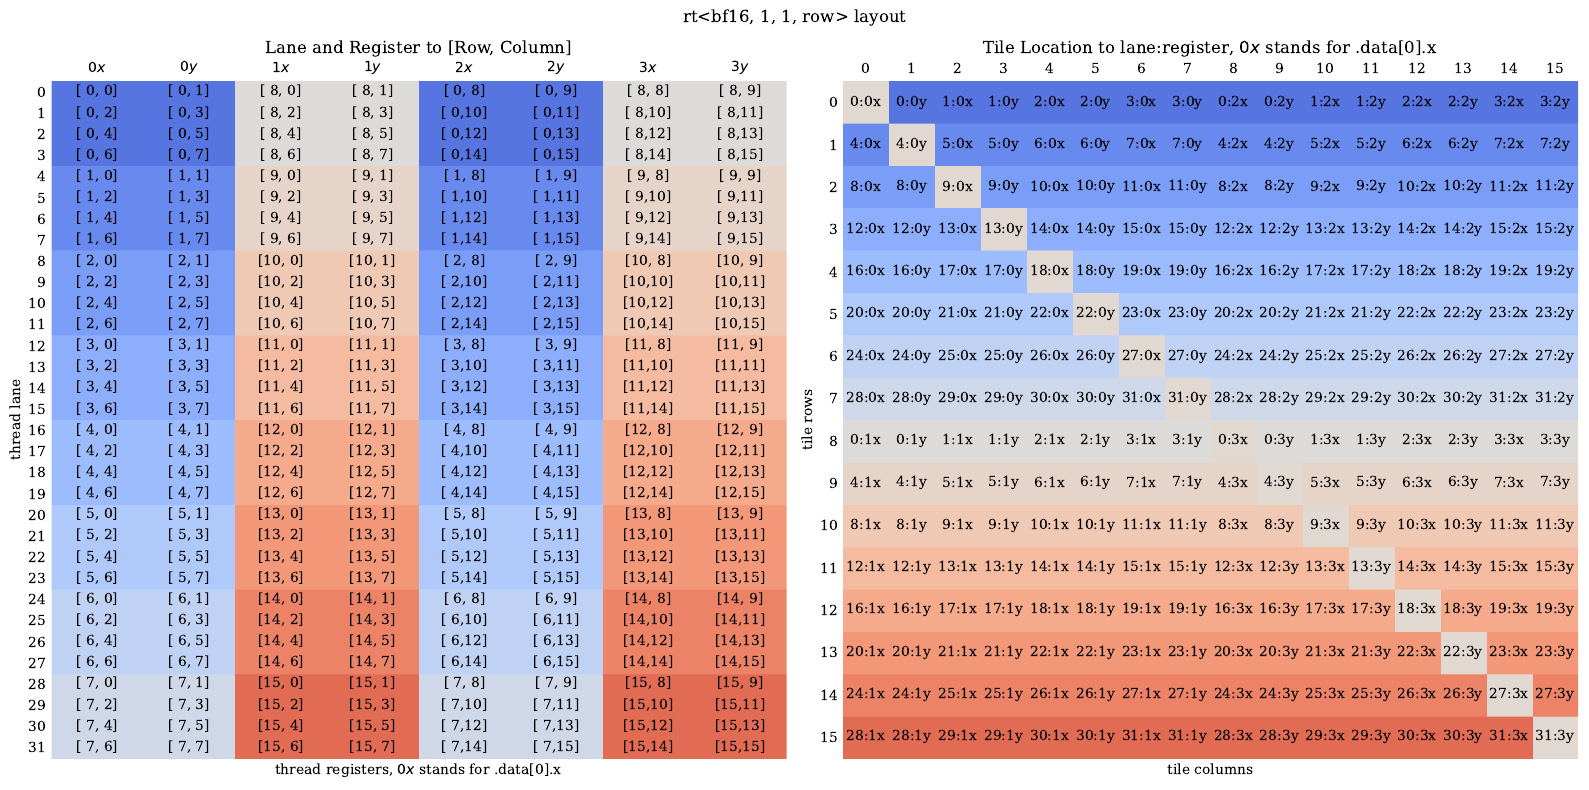

Python code for this plot:

#%%

import numpy as np
import matplotlib.pyplot as plt

def tileprint(K, name='K'):
    "format matches tileprint in tk code"
    assert K.shape == (16, 16)
    for laneid in range(32):
        row_top = laneid // 4
        row_bottom = row_top + 8
        col_left = laneid % 4 * 2
        col_right = col_left + 8

        def fmt(r,c,tag):
            odd = "y" in tag
            if odd: # do not print r for odd rows because cuda printf silently runs out of function arguments
                return f"{name}[,{c:02}] {tag}={K[r,c]: .3f}"
            else:
                return f"{name}[{r:02},{c:02}] {tag}={K[r,c]: .3f}"

        print(f"lane={laneid:02}", "    ".join([
            " ".join([fmt(row_top, col_left, "0x"), fmt(row_top, col_left+1, "0y")]),
            " ".join([fmt(row_bottom, col_left, "1x"), fmt(row_bottom, col_left+1, "1y")]),
            " ".join([fmt(row_top, col_right, "2x"), fmt(row_top, col_right+1, "2y")]),
            " ".join([fmt(row_bottom, col_right, "3x"), fmt(row_bottom, col_right+1, "3y")])
        ]))

"""
template <typename H = bf16, int _height, int _width>
__device__ void tileprint(rt<H, _height, _width, ducks::rt_layout::row> reg, char *name) {
    auto laneid = kittens::laneid();
    static_assert(reg.height == 1 && reg.width == 1, "height and width must be 1");
    for(int i = 0; i < reg.height; i++) {
        for(int j = 0; j < reg.width; j++) {
            static_assert(reg.packed_per_thread == 4, "packed_per_thread must be 4");

            int row_top = laneid / 4;
            int row_bottom = row_top + 8;
            int col_left = laneid % 4 * 2; // stride 4
            int col_right = col_left + 8;

            auto item_top_left = __bfloat1622float2(reg.tiles[i][j].data[0]);
            auto item_bottom_left = __bfloat1622float2(reg.tiles[i][j].data[1]);
            auto item_top_right = __bfloat1622float2(reg.tiles[i][j].data[2]);
            auto item_bottom_right = __bfloat1622float2(reg.tiles[i][j].data[3]);
            printf("lane=%02d "
                "%s[%02d,%02d] 0x=% .3f "
                "%s[,%02d] 0y=% .3f    "
                "%s[%02d,%02d] 1x=% .3f "
                "%s[,%02d] 1y=% .3f    "
                "%s[%02d,%02d] 2x=% .3f "
                "%s[,%02d] 2y=% .3f    "
                "%s[%02d,%02d] 3x=% .3f "
                "%s[,%02d] 3y=% .3f\n",
                laneid,
                name, row_top, col_left, item_top_left.x,
                name, col_left+1, item_top_left.y,
                name, row_bottom, col_left, item_bottom_left.x,
                name, col_left+1, item_bottom_left.y,
                name, row_top, col_right, item_top_right.x,
                name, col_right+1, item_top_right.y,
                name, row_bottom, col_right, item_bottom_right.x,
                name, col_right+1, item_bottom_right.y);
        }
    }
}
"""

plt.rcParams["figure.autolayout"] = True
plt.rcParams["font.family"] = "serif"
plt.rcParams["toolbar"] = "None"
plt.rcParams["axes.linewidth"] = 0.5
plt.rcParams['xtick.major.size'] = 0
plt.rcParams['xtick.major.width'] = 0
plt.rcParams['ytick.major.size'] = 0
plt.rcParams['ytick.major.width'] = 0
#plt.rcParams['text.usetex'] = True

dotdata = np.arange(8)//2
xy = ['x', 'y'] * 4
xticklabels = [f'{d}{x}' for d, x in zip(dotdata, xy)]

@np.vectorize
def coord(laneid, bottom, right):
    row_top = laneid // 4
    row_bottom = row_top + 8
    colL = laneid % 4 * 2 # stride 4
    colR = colL + 8
    row = row_bottom if bottom else row_top
    col = colR if right else colL
    return row, col

@np.vectorize
def tdcoord_to_laneid(row, col):
    return (row % 8) * 4 + (col % 8) // 2

lanes = np.arange(32)[:, None, None]
top = np.arange(2)[None, None, :] # 0 for top or 1 for bottom
left = np.arange(2)[None, :, None] # 0 for left or 1 for right

coords = coord(lanes, top, left)
rows, cols = coords
rows = rows.reshape(32, -1)
cols = cols.reshape(32, -1)

rows_xy = np.repeat(rows, 2, axis=1)
cols_xy = np.repeat(cols, 2, axis=1)

#fig, ax = plt.subplots(figsize=(8, 8))
fig, (ax, bx) = plt.subplots(1, 2, figsize=(16, 8))
fig.suptitle('rt<bf16, 1, 1, row> layout')

ax.matshow(rows_xy, aspect='auto', cmap='coolwarm', vmin=-2, vmax=18)
ax.set_yticks(np.arange(32))
ax.set_title(f'Lane and Register to [Row, Column]')
ax.set_ylabel('thread lane')
ax.set_xlabel('thread registers, $0x$ stands for .data[0].x')
ax.set_xticks(np.arange(8))
# remove spine
ax.spines['top'].set_visible(False)
ax.spines['right'].set_visible(False)
ax.spines['bottom'].set_visible(False)
ax.spines['left'].set_visible(False)
ax.set_xticklabels([f'${xt}$' for xt in xticklabels])

x, y = np.meshgrid(np.arange(16), np.arange(16))
@np.vectorize
def cat(x, y):
    return f'{x},{y}'
rowcol_to_loc = cat(x,y)
rowcol_to_r = np.zeros((16,16))

for (i, j), r in np.ndenumerate(rows_xy):
    c =  cols_xy[i,j] + j%2
    laneid = tdcoord_to_laneid(r, c)
    rowcol_to_loc[r,c] = f'{laneid}:{xticklabels[j]}'
    rowcol_to_r[r,c] = r
    ax.text(j, i, f'[{str(r).rjust(2)},{str(c).rjust(2)}]', ha='center', va='center')

# highlight the diagonal
for i in range(16):
    rowcol_to_r[i,i] = 8.5

bx.matshow(rowcol_to_r, aspect='auto', cmap='coolwarm', vmin=-2, vmax=18)
bx.set_xticks(np.arange(16))
bx.set_yticks(np.arange(16))
# remove spine
bx.spines['top'].set_visible(False)
bx.spines['right'].set_visible(False)
bx.spines['bottom'].set_visible(False)
bx.spines['left'].set_visible(False)
bx.set_title('Tile Location to lane:register, $0x$ stands for .data[0].x')
bx.set_xlabel('tile columns')
bx.set_ylabel('tile rows')

for (i, j), r in np.ndenumerate(rowcol_to_loc):
    bx.text(j, i, r, ha='center', va='center')

plt.savefig('tile_layout.pdf', dpi=300, bbox_inches='tight')
plt.savefig('tile_layout.png', dpi=300, bbox_inches='tight')
# %%
